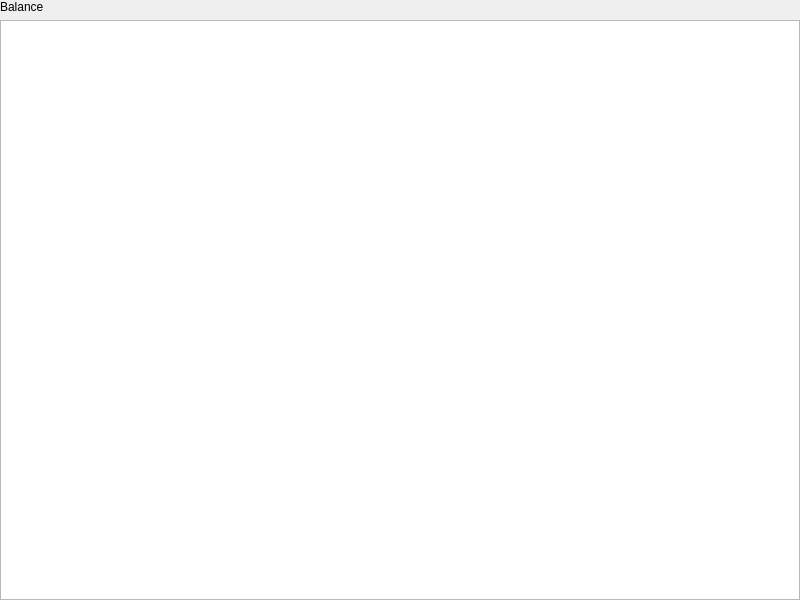
<?xml version="1.0" encoding="UTF-8"?>
<ui version="4.0">
 <class>BrowseData</class>
 <widget class="QMainWindow" name="BrowseData">
  <property name="geometry">
   <rect>
    <x>0</x>
    <y>0</y>
    <width>800</width>
    <height>600</height>
   </rect>
  </property>
  <property name="windowTitle">
   <string>DataBrowse</string>
  </property>
  <widget class="QWidget" name="centralwidget">
   <widget class="QWidget" name="gridLayoutWidget">
    <property name="geometry">
     <rect>
      <x>0</x>
      <y>0</y>
      <width>800</width>
      <height>600</height>
     </rect>
    </property>
    <layout class="QGridLayout" name="gridLayout">
     <item row="0" column="0">
      <layout class="QVBoxLayout" name="verticalLayout">
        <item>
          <widget class="QLabel" name="label">
           <property name="text">
            <string>Balance</string>
           </property>
          </widget>
         </item>
         <item>
        <widget class="QTableWidget" name="balanceTable"/>
       </item>
      </layout>
     </item>
    </layout>
   </widget>
  </widget>
 </widget>
 <resources/>
 <connections/>
</ui>
